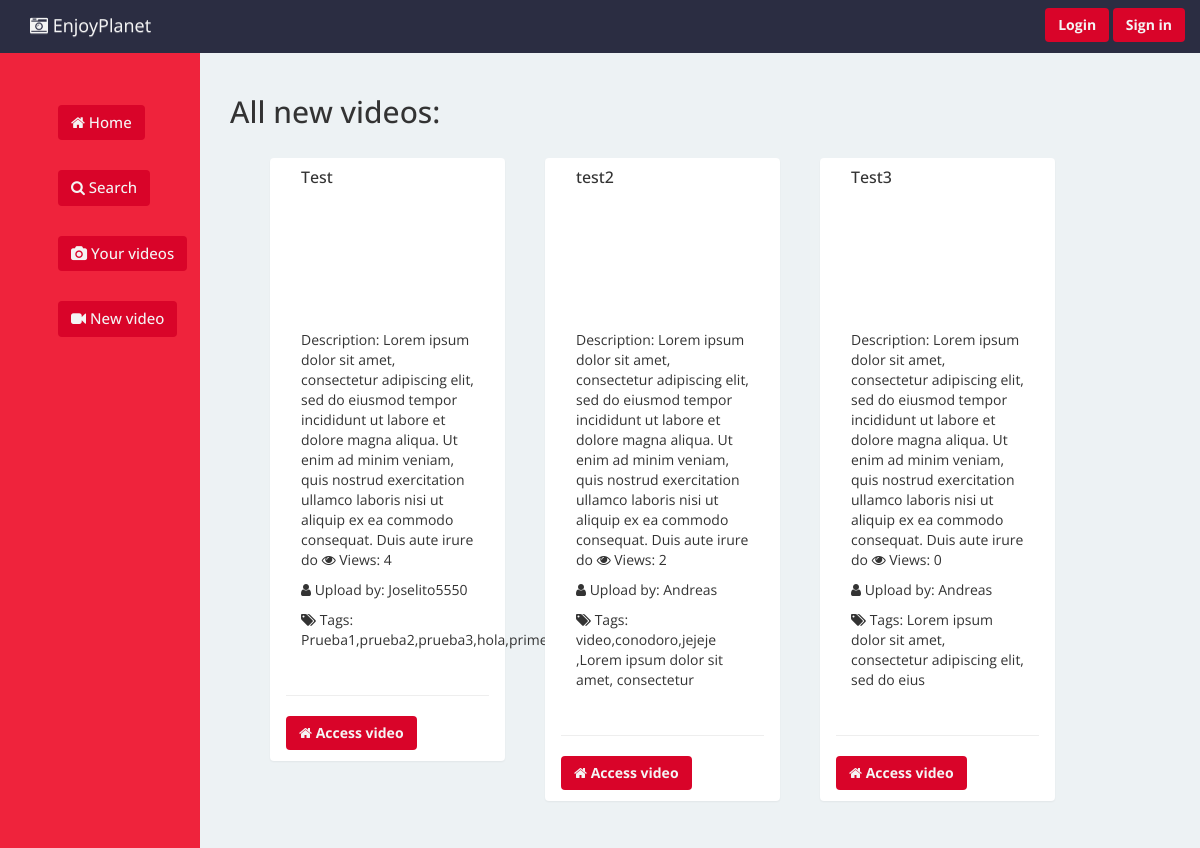
Before: / with the older database file.
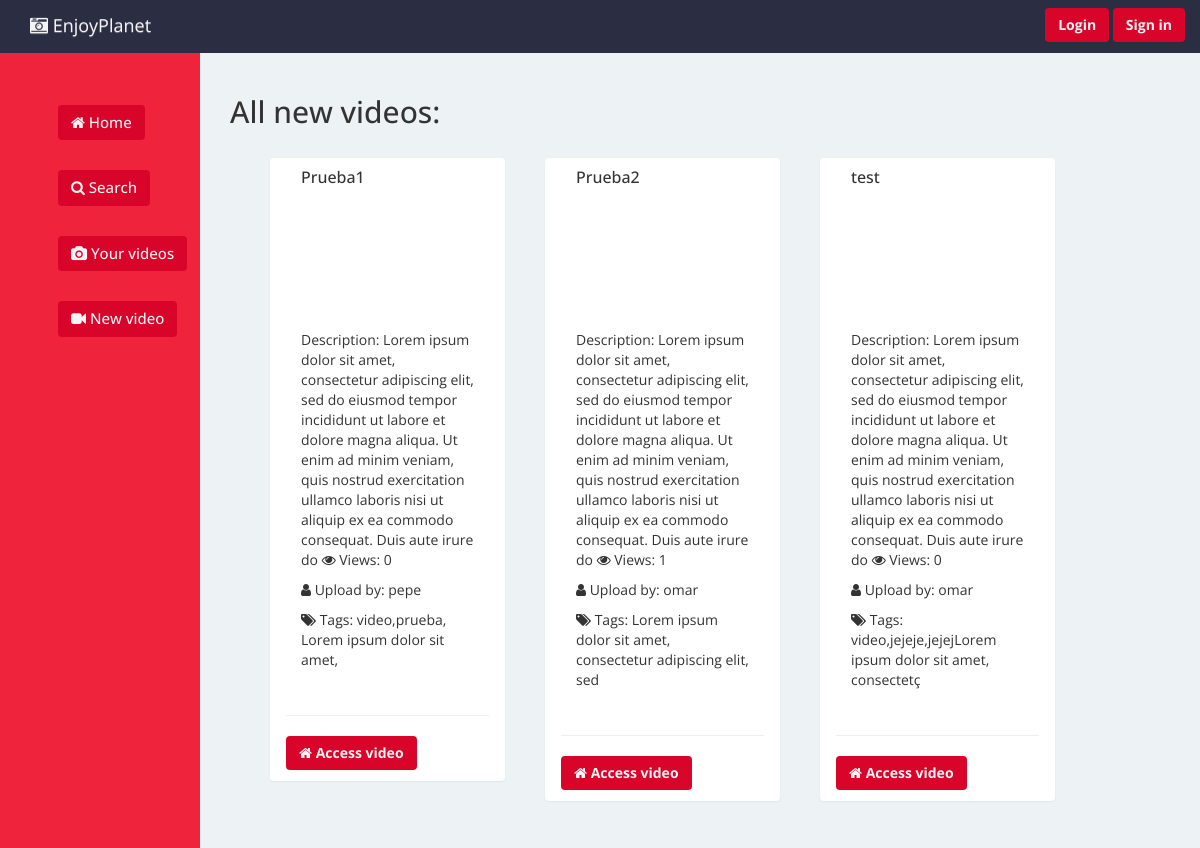
After: the same page with the newer database file.
### users/models.py (models this page shows, shortened)
@python_2_unicode_compatible
class Videos(models.Model):
    def filename(self):
        return os.path.basename(self.video.name)
    user = models.ForeignKey(User, on_delete=models.CASCADE)
    video = models.FileField(upload_to='static')
    name = models.CharField(max_length=100, default="test")
    pub_date = models.DateTimeField('date published', default=datetime.now())
    description = models.CharField(max_length=250)
    views = models.IntegerField(default=0)
    upvotes = models.IntegerField(default=0)
    downvotes = models.IntegerField(default=0)
    tags = models.TextField(default='video')
    private= models.BooleanField(default=False)

### users/views.py (the view, shortened to what this page needs)
# urls.py: url(r'^$', users_views.index),
def index(request):
    username = password = first_name = last_name = email = ''
    video_list = Videos.objects.all().filter(private=False)
    return render(request, 'index.html', {'video_list': video_list})

### users/templates/index.html
{% extends 'base.html' %} {% load staticfiles %}{% block head %}
<link rel="stylesheet" href="../../static/index.css" /> {% endblock %} {% block content %}
<div class="container-fluid container-margin">
  <h2>All new videos:</h2> {% for video in video_list %}
  <div class="panel col-md-3">
    <div class="panel-heading">
      <h3 class="panel-title">{{video.name}}</h3>
    </div>
    <div class="panel-body">
      <div class="embed-responsive embed-responsive-16by9">
        <video class="embed-responsive-item" src="/static/{{video.filename}}" > </video>
      </div>
      <br>
      <p> Description: {{video.description}} <i class="fa fa-eye"></i> Views: {{video.views}} </p>
      <p> <i class="fa fa-user"></i> Upload by: {{video.user.username}} </p>
      <p> <i class="fa fa-tags"></i> Tags: {{video.tags}} </p>
    </div>
    <hr> <a class="btn btn-navy " href="/videos/{{video.id}}"><i class="fa fa-home"></i> Access video</a> </div> {% endfor %} </div> {% endblock %}

### users/templates/base.html (shortened to what this page needs)
<!DOCTYPE html> {% load staticfiles %}
<html class="no-js" lang="en">
<head>
  <link rel="stylesheet" href="{% static "index.css" %}" />
  <link rel="stylesheet" href="https://maxcdn.bootstrapcdn.com/font-awesome/4.5.0/css/font-awesome.min.css">
  <link rel="stylesheet" href="https://maxcdn.bootstrapcdn.com/bootstrap/3.3.6/css/bootstrap.min.css">
  <link rel="stylesheet" href="https://maxcdn.bootstrapcdn.com/bootstrap/3.3.6/css/bootstrap-theme.min.css">
  <link href='http://fonts.googleapis.com/css?family=Open+Sans:300italic,400italic,600italic,700italic,400,300,600,700' rel='stylesheet' type='text/css'> {% block head %} {% endblock %} </head>
<body> {% include 'navbar.html' %}
  <div class="container-fluid">
    <div class="row">
      <div class="col-md-2">
        <div class="container-fluid left-margin"> <a class="btn btn-transparent" href="/"><i class="fa fa-home"></i> Home<a>
          <a class="btn btn-transparent" href="/search"><i class="fa fa-search"></i> Search</a> <a class="btn btn-transparent" href="/profile"><i class="fa fa-camera"></i> Your videos</a> <a class="btn btn-transparent" href="/newvideo"><i class="fa fa-video-camera"></i> New video</a>          </div>
      </div>
      <div class="col-md-10"> {% block content %} {% endblock %} </div>
    </div>
  </div>
</body>
</html>

### users/templates/navbar.html (shortened to what this page needs)
<nav class="navbar navbar-fixed-top">
  <div class="container">
    <div class="navbar-header">
      <a class="navbar-brand" href="/" style="text-decoration:none;">
        <i class="fa fa-camera-retro"></i> EnjoyPlanet
      </a>
    </div>
    {% if not request.user.is_authenticated %}
    <ul class="nav navbar-nav navbar-right">
      <a href="/login">
        <button type="button"  class="btn navbar-btn btn-navy">Login</button>
      </a>
      <button type="button " class="btn navbar-btn btn-navy" data-toggle="modal" data-target="#myModal">Sign in</button>
    </ul>
    {% endif %}
  </div>
</nav>

### static/index.css (style rules this page uses)
body { background-color: #EDF2F4; font-family: 'Open Sans', sans-serif; }
.navbar { background-color: #2B2D42; }
a { text-decoration: none !important; color: #f4f4f4 !important; }
.btn-navy { font-weight: 700 !important; background-color: #D90429 !important; text-decoration: none !important; color: #f4f4f4 !important; }
.col-md-2 { background-color: #EF233C; height: 2000px; }
.container-margin { padding-top: 75px; }
.left-margin { padding-top: 75px; }
.btn-navy { font-weight: 700 !important; background-color: #D90429 !important; text-decoration: none !important; color: #f4f4f4 !important; margin-bottom: 10px; }
.btn-transparent { background-color: #D90429; font-weight: 500 !important; text-align: center; margin-top: 30px; color: #f4f4f4; margin-left: 20%; font-size: 15px; }
.panel { margin-left: 40px; }
h2 { margin-bottom: 30px; }

Changed rows visible on the page:
removed Videos: name "Test", description "Lorem ipsum dolor sit amet, consectetur adipiscing elit, sed do eiusmod tempor incididunt ut labore et dolore magna aliqua. Ut enim ad minim veniam, quis nostrud exercitation ullamco laboris nisi ut aliquip ex ea commodo consequat. Duis aute irure do", views "4", user.username "Joselito5550", tags "Prueba1,prueba2,prueba3,hola,primer,video"
removed Videos: name "test2", description "Lorem ipsum dolor sit amet, consectetur adipiscing elit, sed do eiusmod tempor incididunt ut labore et dolore magna aliqua. Ut enim ad minim veniam, quis nostrud exercitation ullamco laboris nisi ut aliquip ex ea commodo consequat. Duis aute irure do", views "2", user.username "Andreas", tags "video,conodoro,jejeje ,Lorem ipsum dolor sit amet, consectetur"
removed Videos: name "Test3", description "Lorem ipsum dolor sit amet, consectetur adipiscing elit, sed do eiusmod tempor incididunt ut labore et dolore magna aliqua. Ut enim ad minim veniam, quis nostrud exercitation ullamco laboris nisi ut aliquip ex ea commodo consequat. Duis aute irure do", views "0", user.username "Andreas", tags "Lorem ipsum dolor sit amet, consectetur adipiscing elit, sed do eius"
added Videos: name "Prueba1", description "Lorem ipsum dolor sit amet, consectetur adipiscing elit, sed do eiusmod tempor incididunt ut labore et dolore magna aliqua. Ut enim ad minim veniam, quis nostrud exercitation ullamco laboris nisi ut aliquip ex ea commodo consequat. Duis aute irure do", views "0", user.username "pepe", tags "video,prueba, Lorem ipsum dolor sit amet,"
added Videos: name "Prueba2", description "Lorem ipsum dolor sit amet, consectetur adipiscing elit, sed do eiusmod tempor incididunt ut labore et dolore magna aliqua. Ut enim ad minim veniam, quis nostrud exercitation ullamco laboris nisi ut aliquip ex ea commodo consequat. Duis aute irure do", views "1", user.username "omar", tags "Lorem ipsum dolor sit amet, consectetur adipiscing elit, sed"
added Videos: name "test", description "Lorem ipsum dolor sit amet, consectetur adipiscing elit, sed do eiusmod tempor incididunt ut labore et dolore magna aliqua. Ut enim ad minim veniam, quis nostrud exercitation ullamco laboris nisi ut aliquip ex ea commodo consequat. Duis aute irure do", views "0", user.username "omar", tags "video,jejeje,jejejLorem ipsum dolor sit amet, consectetç"
